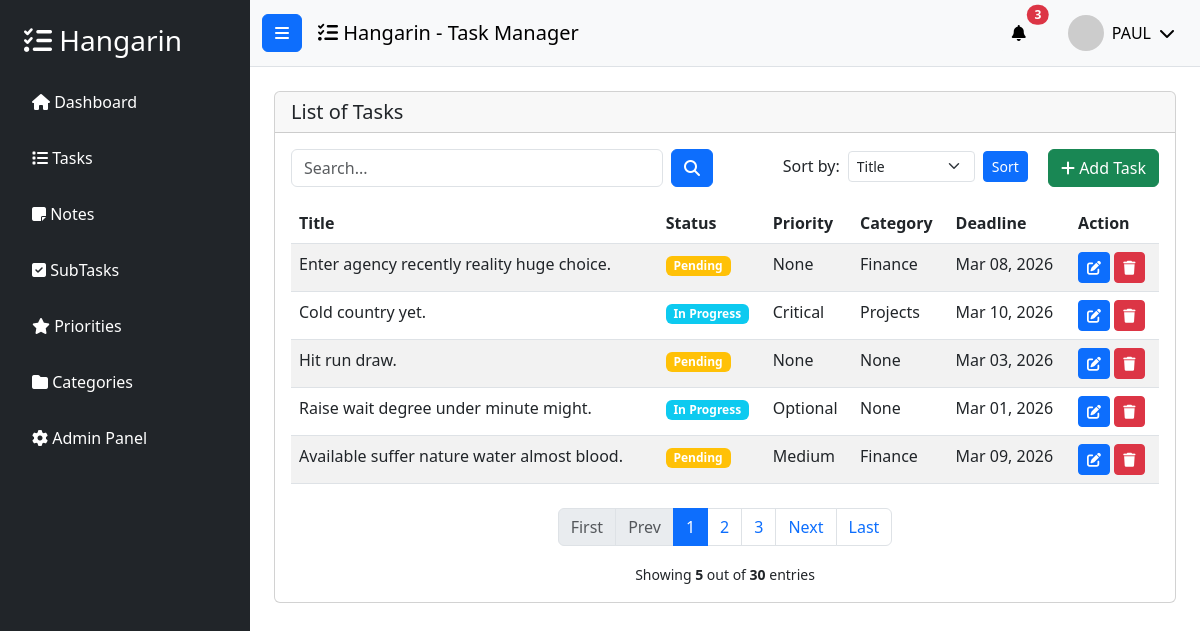
Page /task_list/ (signed in) on the committed database.
### tasks/models.py (models this page shows, shortened)
class BaseModel(models.Model):
    created_at = models.DateTimeField(auto_now_add=True)
    updated_at = models.DateTimeField(auto_now=True)
    class Meta:
        abstract = True

class Task(BaseModel):
    title = models.CharField(max_length=255)
    description = models.CharField(max_length=500)
    deadline = models.DateTimeField()
    status = models.CharField(
        max_length=50,
        choices=STATUS_CHOICES,
        default="Pending",
    )
    category = models.ForeignKey(
        Category,
        on_delete=models.SET_NULL,
        null=True,
        blank=True,
        related_name="tasks",
    )
    priority = models.ForeignKey(
        Priority,
        on_delete=models.SET_NULL,
        null=True,
        blank=True,
        related_name="tasks",
    )
    class Meta:
        verbose_name = "Task"
        verbose_name_plural = "Tasks"

class Category(BaseModel):
    name = models.CharField(max_length=100)
    class Meta:
        verbose_name = "Category"
        verbose_name_plural = "Categories"
    def __str__(self):
        return self.name

class Priority(BaseModel):
    name = models.CharField(max_length=100)
    class Meta:
        verbose_name = "Priority"
        verbose_name_plural = "Priorities"
    def __str__(self):
        return self.name

### tasks/views.py (the view)
# urls.py: path('task_list/', views.TaskList.as_view(), name='task-list'),
class TaskList(LoginRequiredMixin, ListView):
    model = Task
    context_object_name = 'tasks'
    template_name = 'task_list.html'
    paginate_by = 5
    login_url = '/accounts/login/'
    def get_queryset(self):
        queryset = super().get_queryset()
        query = self.request.GET.get('q')
        if query:
            queryset = queryset.filter(
                Q(title__icontains=query) |
                Q(description__icontains=query) |
                Q(status__icontains=query)
            )
        return queryset
    def get_ordering(self):
        allowed_fields = ['title', '-created_at', 'deadline', 'status', 'priority__name', 'category__name']
        sort_by = self.request.GET.get('sort_by')
        if sort_by in allowed_fields:
            return sort_by
        return '-created_at'

### templates/task_list.html (shortened to what this page needs)
{% extends 'base.html' %}
{% load static %}
{% block content %}
<div class="row">
    <div class="col-12">
        <div class="card">
            <div class="card-header">
                <h5 class="card-title mb-0">List of Tasks</h5>
            </div>
            <div class="card-body">
                <div class="row mb-3">
                    <div class="col-md-6">
                        <form class="d-flex" action="{% url 'task-list' %}">
                            <input type="text" placeholder="Search..." class="form-control me-2" name="q" value="{{ request.GET.q }}" />
                            <button class="btn btn-primary" type="submit">
                                <i class="fas fa-search"></i>
                            </button>
                        </form>
                    </div>
                    <div class="col-md-6 text-end">
                        <form method="get" class="d-inline-flex align-items-center me-2">
                            <label class="me-2 mb-0">Sort by:</label>
                            <select class="form-select form-select-sm me-2" name="sort_by" style="width: auto;">
                                <option value="title" {% if request.GET.sort_by == "title" %}selected{% endif %}>Title</option>
                            </select>
                            <button type="submit" class="btn btn-sm btn-primary me-2">Sort</button>
                        </form>
                        <a href="{% url 'task-add' %}" class="btn btn-success">
                            <i class="fas fa-plus"></i> Add Task
                        </a>
                    </div>
                </div>
                <table class="table table-striped">
                    <thead>
                        <tr>
                            <th>Title</th>
                            <th>Status</th>
                            <th>Priority</th>
                            <th>Category</th>
                            <th>Deadline</th>
                            <th>Action</th>
                        </tr>
                    </thead>
                    <tbody>
                        {% for task in object_list %}
                        <tr>
                            <td>{{ task.title }}</td>
                            <td>
                                {% if task.status == 'Completed' %}
                                    <span class="badge bg-success">{{ task.status }}</span>
                                {% elif task.status == 'In Progress' %}
                                    <span class="badge bg-info">{{ task.status }}</span>
                                {% else %}
                                    <span class="badge bg-warning">{{ task.status }}</span>
                                {% endif %}
                            </td>
                            <td>{{ task.priority }}</td>
                            <td>{{ task.category }}</td>
                            <td>{{ task.deadline|date:"M d, Y" }}</td>
                            <td>
                                <a href="{% url 'task-update' task.id %}" class="btn btn-sm btn-primary">
                                    <i class="fas fa-edit"></i>
                                </a>
                                <a href="{% url 'task-delete' task.id %}" class="btn btn-sm btn-danger">
                                    <i class="fas fa-trash"></i>
                                </a>
                            </td>
                        </tr>
                        {% empty %}
                        <tr>
                            <td colspan="6" class="text-center">No tasks found</td>
                        </tr>
                        {% endfor %}
                    </tbody>
                </table>
                {% include 'includes/pagination.html' %}
            </div>
        </div>
    </div>
</div>
{% endblock %}

### templates/base.html (shortened to what this page needs)
{% load static %}
{% load pwa %}
<!DOCTYPE html>
<html lang="en">
<head>
     {% load pwa %}
    <link href="https://cdn.jsdelivr.net/npm/bootstrap@5.3.0/dist/css/bootstrap.min.css" rel="stylesheet">
    <link rel="stylesheet" href="https://cdnjs.cloudflare.com/ajax/libs/font-awesome/6.4.0/css/all.min.css">
</head>
<body>
    <div class="wrapper d-flex">
        <nav id="sidebar" class="bg-dark text-white" style="width: 250px; min-height: 100vh;">
            <div class="p-4">
                <h3 class="mb-4">
                    <i class="fas fa-tasks"></i> Hangarin
                </h3>
                <ul class="list-unstyled">
                    <li class="mb-3">
                        <a href="{% url 'home' %}" class="text-white text-decoration-none d-block p-2 rounded hover-bg">
                            <i class="fas fa-home"></i> Dashboard
                        </a>
                    </li>
                    <li class="mb-3">
                        <a href="{% url 'task-list' %}" class="text-white text-decoration-none d-block p-2 rounded hover-bg">
                            <i class="fas fa-list"></i> Tasks
                        </a>
                    </li>
                    <li class="mb-3">
                        <a href="{% url 'note-list' %}" class="text-white text-decoration-none d-block p-2 rounded hover-bg">
                            <i class="fas fa-sticky-note"></i> Notes
                        </a>
                    </li>
                    <li class="mb-3">
                        <a href="{% url 'subtask-list' %}" class="text-white text-decoration-none d-block p-2 rounded hover-bg">
                            <i class="fas fa-check-square"></i> SubTasks
                        </a>
                    </li>
                    <li class="mb-3">
                        <a href="{% url 'priority-list' %}" class="text-white text-decoration-none d-block p-2 rounded hover-bg">
                            <i class="fas fa-star"></i> Priorities
                        </a>
                    </li>
                    <li class="mb-3">
                        <a href="{% url 'category-list' %}" class="text-white text-decoration-none d-block p-2 rounded hover-bg">
                            <i class="fas fa-folder"></i> Categories
                        </a>
                    </li>
                    <li class="mb-3">
                        <a href="/admin/" class="text-white text-decoration-none d-block p-2 rounded hover-bg">
                            <i class="fas fa-cog"></i> Admin Panel
                        </a>
                    </li>
                </ul>
            </div>
        </nav>
        <div class="flex-fill">
            <nav class="navbar navbar-expand-lg navbar-light bg-light border-bottom">
                <div class="container-fluid">
                    <button class="btn btn-primary me-3" id="sidebarToggle">
                        <i class="fas fa-bars"></i>
                    </button>
                    <span class="navbar-brand mb-0 h1">
                        <i class="fas fa-tasks"></i> Hangarin - Task Manager
                    </span>
                    <div class="ms-auto d-flex align-items-center">
                        <div class="dropdown me-3">
                            <button class="btn btn-light position-relative" type="button" id="notificationDropdown" data-bs-toggle="dropdown">
                                <i class="fas fa-bell"></i>
                                <span class="position-absolute top-0 start-100 translate-middle badge rounded-pill bg-danger">
                                    3
                                </span>
                            </button>
                        </div>
                        <div class="dropdown">
                            <button class="btn btn-light d-flex align-items-center" type="button" id="userDropdown" data-bs-toggle="dropdown">
                                <img src="https://ui-avatars.com/api/?name={{ user.username|default:'User' }}&background=007bff&color=fff&size=36"
                                     alt="user"
                                     class="rounded-circle me-2"
                                     width="36"
                                     height="36">
                                <span class="d-none d-md-inline">
                                    {% if user.is_authenticated %}
                                        {{ user.username }}
                                    {% else %}
                                        Guest
                                    {% endif %}
                                </span>
                                <i class="fas fa-chevron-down ms-2"></i>
                            </button>
                        </div>
                    </div>
                </div>
            </nav>
            <div class="container-fluid p-4">
                {% block content %}
                {% endblock %}
            </div>
        </div>
    </div>
</body>
</html>

### rows in the picture
Task: title "Enter agency recently reality huge choice.", status "Pending", priority "None", category "Finance", deadline "Mar 08, 2026"
Task: title "Cold country yet.", status "In Progress", priority "Critical", category "Projects", deadline "Mar 10, 2026"
Task: title "Hit run draw.", status "Pending", priority "None", category "None", deadline "Mar 03, 2026"
Task: title "Raise wait degree under minute might.", status "In Progress", priority "Optional", category "None", deadline "Mar 01, 2026"
Task: title "Available suffer nature water almost blood.", status "Pending", priority "Medium", category "Finance", deadline "Mar 09, 2026"

### other values in the picture
{{ user.username }} "PAUL"
{{ page_num }} "1"
{{ page_num }} "2" "3"
{{ object_list|length }} "5"
{{ paginator.count }} "30"
